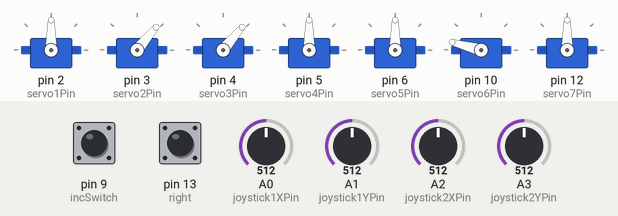
Recording of a sketch running on a simulated Arduino Uno, built with avr-gcc and run on an emulated ATmega328P. On the bench: 7 × servo. Inputs (shaded band) come from the test bench; at power-on: A0 (joystick1XPin) = 512, A1 (joystick1YPin) = 512, A2 (joystick2XPin) = 512, A3 (joystick2YPin) = 512, pin 9 (incSwitch) HIGH, pin 13 (right) HIGH.

Above: at 1.2 s.
1.3 s: A0 (joystick1XPin) set to 716
At 3.3 s:
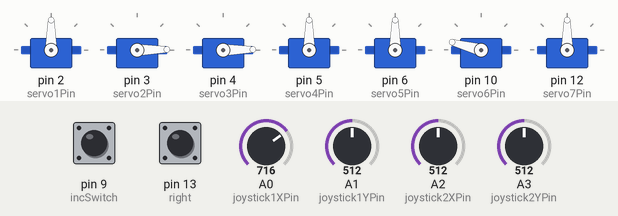
4.3 s: A1 (joystick1YPin) set to 648
5.8 s: A1 (joystick1YPin) set to 670
At 8.6 s:
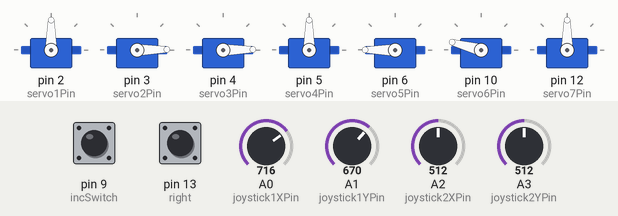
8.8 s: A2 (joystick2XPin) set to 569
10.3 s: A2 (joystick2XPin) set to 605
At 13.1 s:
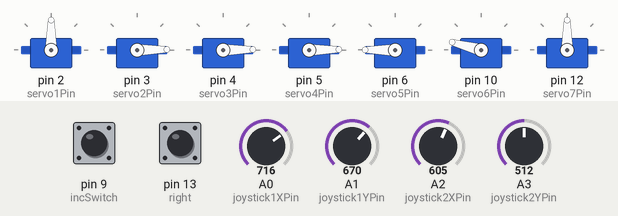
13.3 s: A3 (joystick2YPin) set to 576
14.8 s: A3 (joystick2YPin) set to 599
At 18.4 s:
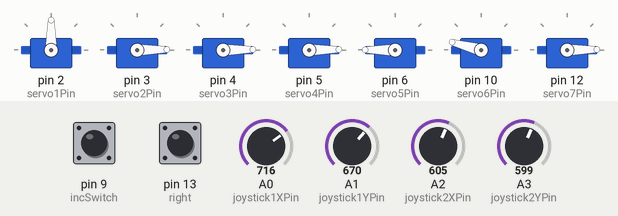
Timing chart, 0 to 18.8 s (numbered marks = the images above; inputs shaded):
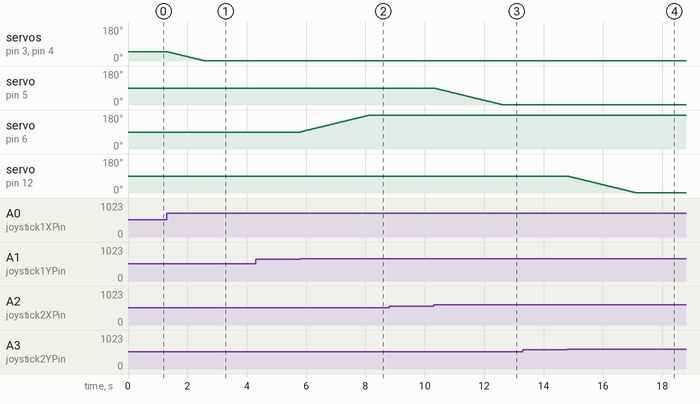

Measured:
- the behaviour switches between 661 and 662 on A1 (joystick1YPin) (found by bisection; images 1 and 2)
- the behaviour switches between 586 and 587 on A2 (joystick2XPin) (found by bisection; images 2 and 3)
- the behaviour switches between 586 and 587 on A3 (joystick2YPin) (found by bisection; images 3 and 4)
- after the input at 1.3 s, servo on pin 3 (servo2Pin), servo on pin 4 (servo3Pin): moves from 50° to 1° over 1.3 s, starting at once
- after the input at 4.3 s, every drawn part: stays the same
- after the input at 5.8 s, servo on pin 6 (servo5Pin): moves from 90° to 180° over 2.3 s, starting at once
- after the input at 8.8 s, every drawn part: stays the same
- after the input at 10.3 s, servo on pin 5 (servo4Pin): moves from 90° to 1° over 2.3 s, starting at once
- after the input at 13.3 s, every drawn part: stays the same
- after the input at 14.8 s, servo on pin 12 (servo7Pin): moves from 90° to 1° over 2.3 s, starting at once

The sketch:

ARMButtonImplement.ino
```cpp
//Servo library
#include <Servo.h>

//Make servo objects
Servo servo1;
Servo servo2;
Servo servo3;
Servo servo4;
Servo servo5;
Servo servo6;
Servo servo7;

//Attaching servos to pins. Making variables instead of directly .attach(pin) makes
//it easier to change just one number and makes it easier to understand code
int servo1Pin = 2;
int servo2Pin = 3;
int servo3Pin = 4;
int servo4Pin = 5;
int servo5Pin = 6;
int servo6Pin = 10;
int servo7Pin = 12;


//Potentiometer analog pin assignment. Don't need to have 'A' for 'analog' in front. Just makes for easier identification.
int joystick1XPin = A0;
int joystick1YPin = A1;
int joystick2XPin = A2;
int joystick2YPin = A3;
int incSwitch = 9;
int right = 13;
int clawCounter = 0;


//Servo's halfway/at rest position/button state
int servo1Position = 120;
int servo2Position = 50;
int servo3Position = 50;
int servo4Position = 90;
int servo5Position = 90;
int servo7Position = 90;
int buttonPosition = 90;
int angle = 90;
int claw = 165;


//Joystick default speed
int joystick1Acceleration = 0;
int joystick2Acceleration = 0;
int joystick3Acceleration = 0;
int joystick4Acceleration = 0;
int change = 3; // this value determines how much the angle changes each time through the loop
void setup()
{
  digitalWrite(incSwitch, HIGH); // set internal pull up resistors
  digitalWrite(right, HIGH);
  servo1.attach(servo1Pin);
  servo2.attach(servo2Pin);
  servo3.attach(servo3Pin);
  servo4.attach(servo4Pin);
  servo5.attach(servo5Pin);
  servo6.attach(servo6Pin);
  servo7.attach(servo7Pin);
}


void loop()
{
  //joystick acceleration breaks joystick's range of motion into 50 equally small parts.
  // -512 to provide equal +/- numbers
  // +/- 50 to swap directions
  // -50. Synchronizes joystick to servos. Rotating joystick clockrise makes servos rotate clockwise
  // +50 Reverse joystick and servos controls
  // Why -512?
  joystick1Acceleration = (analogRead(joystick1YPin) - 512) / +75;
  joystick2Acceleration = (analogRead(joystick1XPin) - 512) / -75; // pos 50 to direct w/ second servo
  joystick3Acceleration = (analogRead(joystick2XPin) - 512) / -75; //multiply 50 *1.50 to get 75
  joystick4Acceleration = (analogRead(joystick2YPin) - 512) / -75;


  if ( digitalRead(incSwitch) == LOW) {  // here if increment switch pressed
    angle = angle - change;
  }
  if ( digitalRead(right) == LOW) {  // here if decrement switch pressed
    angle = angle + change;
  }

  CLAW();

  angle = constrain(angle, 0, 180); // limit value of angle
  servo2Position = constrain((servo2Position + .5 * joystick2Acceleration), 1, 180); //Halved acceleration to slow down by by mult .5. More incrementatinos
  servo3Position = constrain((servo3Position + .5 * joystick2Acceleration), 1, 180);
  servo4Position = constrain((servo4Position + .5 * joystick3Acceleration), 1, 180);
  servo5Position = constrain((servo5Position + .5 * joystick1Acceleration), 1, 180);
  claw = constrain(claw, 90, 165);
  servo7Position = constrain((servo7Position + .5 * joystick4Acceleration), 1, 180);

  //Making servo move to the auto-updating position, servoXPosition
  servo1.write(angle);
  servo2.write(servo2Position);
  servo3.write(servo3Position);
  servo4.write(servo4Position);
  servo5.write(servo5Position);
  servo6.write(claw);
  servo7.write(servo7Position);

  //controls speed. Found 50 to be sweetspot for speed and smoothness
  delay(25); // 50 * .5 to get 25 for balance b/w speed and smoothne

}


//  //First/failed method based on speeding up claw after reaching certain position
//void CLAW(){ //decision process for the claw
//  if ((digitalRead(incSwitch) == LOW) and (digitalRead(right) == LOW)) {  // here if both buttons pushed
//      claw = claw - 1.5 * change; //open at normal speed.
//    }
//  else { //here when nothing pushed (normal state)
//      if (100 < claw){
//      claw = claw + 1.5*change; //tighten at full speed
//      }
//      else{
//        claw++ ;  //tighten slowly until 100 degrees is hit.
//        delay(100); //Slows down entire robot while < 100 for precision
//      }
//    }
//}

void CLAW() { //decision process for the claw //remember tat this is in a contin  uous loop!! So putting counter at the start doesn't help, has to be initialized from the very beginnin
  //int counter = 0; //initialize counter/time to be no time passed, but DOES NOT work as the fxn will always reset to 0. Therefore, claw will never close.
  if ((digitalRead(incSwitch) == LOW) and (digitalRead(right) == LOW)) {  // here if both buttons pushed
    claw = claw - change; //open at normal speed.
    clawCounter = 0; //reset counter to 0 when buttons are pushed
  }
  else { //when nothing pushed. Closing state.
    //int counter = 0; //will also continuously be 0, never closing claw
    clawCounter++; //add to counter when nothing pushed
    if (clawCounter > 200) { //when counter reaches 10, start closing. Exactly after 5 seconds. 25(delay) * 200 = 25
      claw = claw + change; //start moving
    }
    if (claw > 100){ //claw closes without delay  or use of counter if claw isn't opened past 100
      claw = claw + change;
    }
  }
}
```
